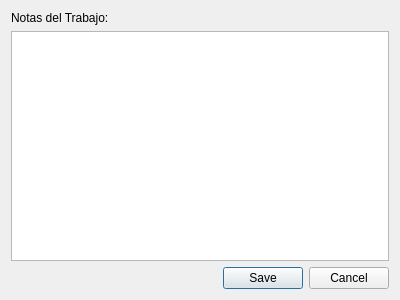
<?xml version="1.0" encoding="UTF-8"?>
<ui version="4.0">
 <class>NotesEditor</class>
 <widget class="QDialog" name="NotesEditor">
  <property name="geometry">
   <rect>
    <x>0</x>
    <y>0</y>
    <width>400</width>
    <height>300</height>
   </rect>
  </property>
  <property name="windowTitle">
   <string>Editor de Notas</string>
  </property>
  <layout class="QVBoxLayout" name="verticalLayout">
   <item>
    <widget class="QLabel" name="label">
     <property name="text">
      <string>Notas del Trabajo:</string>
     </property>
    </widget>
   </item>
   <item>
    <widget class="QTextEdit" name="textEditNotes"/>
   </item>
   <item>
    <widget class="QDialogButtonBox" name="buttonBox">
     <property name="orientation">
      <enum>Qt::Horizontal</enum>
     </property>
     <property name="standardButtons">
      <set>QDialogButtonBox::Cancel|QDialogButtonBox::Save</set>
     </property>
    </widget>
   </item>
  </layout>
 </widget>
 <resources/>
 <connections>
  <connection>
   <sender>buttonBox</sender>
   <signal>accepted()</signal>
   <receiver>NotesEditor</receiver>
   <slot>accept()</slot>
   <hints>
    <hint type="sourcelabel">
     <x>248</x>
     <y>254</y>
    </hint>
    <hint type="destinationlabel">
     <x>157</x>
     <y>274</y>
    </hint>
   </hints>
  </connection>
  <connection>
   <sender>buttonBox</sender>
   <signal>rejected()</signal>
   <receiver>NotesEditor</receiver>
   <slot>reject()</slot>
   <hints>
    <hint type="sourcelabel">
     <x>316</x>
     <y>260</y>
    </hint>
    <hint type="destinationlabel">
     <x>286</x>
     <y>274</y>
    </hint>
   </hints>
  </connection>
 </connections>
</ui>
